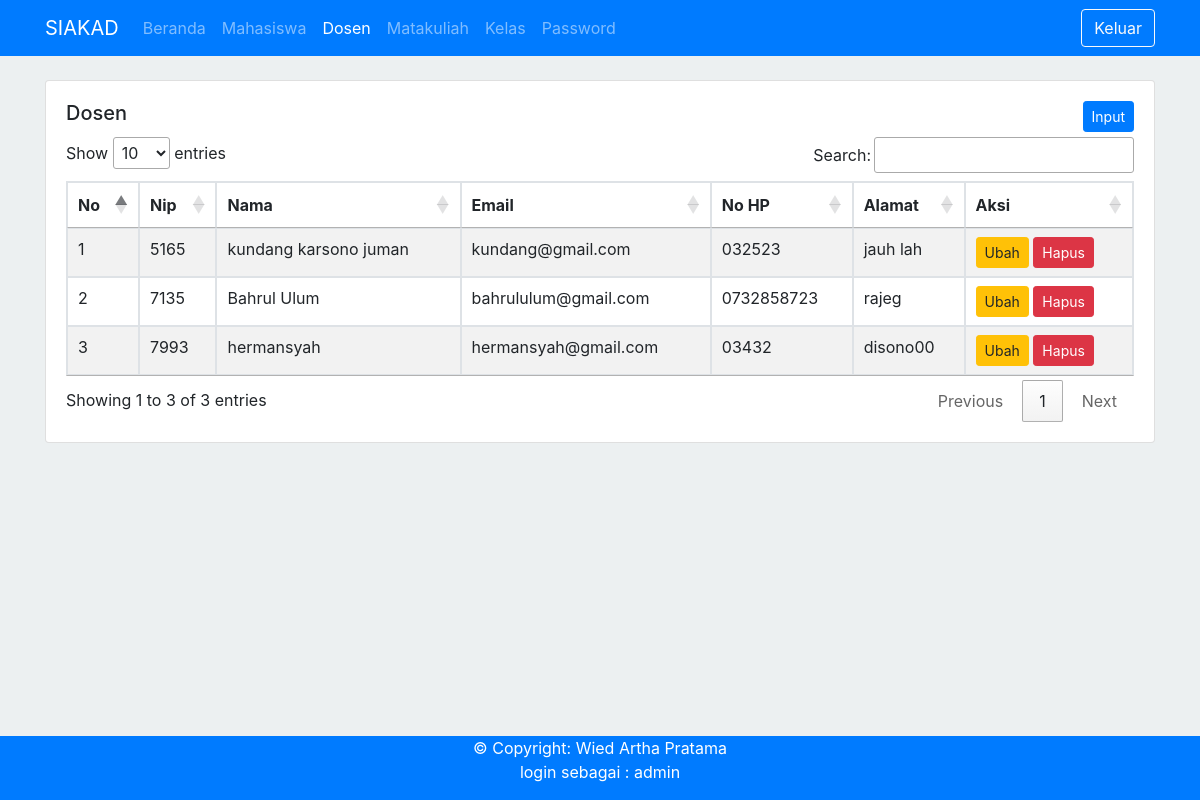
The app's page /index.php?p=dosen (signed in) with its own data.
### tables this page shows
CREATE TABLE `dosen` (
  `nip` varchar(4) NOT NULL,
  `nama` varchar(50) DEFAULT NULL,
  `email` varchar(50) DEFAULT NULL,
  `nohp` varchar(15) DEFAULT NULL,
  `alamat` varchar(10) DEFAULT NULL,
  PRIMARY KEY (`nip`)
);

### pages/dosen/index.php (the view, shortened to what this page needs)
<div class="card">
    <div class="card-body">
        <h5 class="card-title">
            Dosen
            <?php
                if($_SESSION['level']==1){
            ?>
            <div class="pull-right">
                <a href="?p=input-dosen" class="btn btn-primary btn-sm">Input</a>
            </div>
            <?php
                }
            ?>
        </h5>
        <table class="table table-striped table-bordered table-hover" id="myTable">
            <thead>
                <tr>
                    <th>No</th>
                    <th>Nip</th>
                    <th>Nama</th>
                    <th>Email</th>
                    <th>No HP</th>
                    <th>Alamat</th>
                    <?php
                        if($_SESSION['level']==1){
                    ?>
                    <th>Aksi</th>
                    <?php
                        }
                    ?>
                </tr>
            </thead>
            <tbody>
                <?php
                    $no = 1;
                    include "./config/config_header.php";
                    $sql = "SELECT * FROM dosen order by nip asc";
                    $result = $conn->query($sql);
                    if ($result->num_rows > 0) {
                    while($a = $result->fetch_assoc()) { ?>
                        <tr>
                            <td><?= $no++ ?></td>
                            <td><?= $a['nip'] ?></td>
                            <td><?= $a['nama'] ?></td>
                            <td><?= $a['email'] ?></td>
                            <td><?= $a['nohp'] ?></td>
                            <td><?= $a['alamat'] ?></td>
                            <?php
                                if($_SESSION['level']==1){
                            ?>
                            <td>
                                <a href="?p=ubah-dosen&nip=<?=$a['nip']?>" class="btn btn-warning btn-sm">Ubah</a>
                                <a href="?p=hapus-dosen&nip=<?=$a['nip']?>" class="btn btn-danger btn-sm">Hapus</a>
                            </td>
                            <?php
                                }
                            ?>
                        </tr>
                <?php }
                    } else {
                        echo "0 results";
                    }
                ?>
            </tbody>
        </table>
    </div>
</div>

### index.php (shortened to what this page needs)
<!doctype html>
<html lang="en">
    <head>
        <link rel="stylesheet" href="https://stackpath.bootstrapcdn.com/bootstrap/4.5.0/css/bootstrap.min.css">
        <link rel="stylesheet" href="//cdn.datatables.net/1.10.21/css/jquery.dataTables.min.css">
    </head>
    <body>
        <nav class="navbar navbar-expand-lg navbar-light navbar-dark bg-primary">
            <div class="container">
                <a class="navbar-brand" href="?p=home">SIAKAD</a>
                <div class="collapse navbar-collapse" id="navbarSupportedContent">
                    <?php
                        $page = @$_GET['p'];
                        $page = explode("-", $page);
                        if(count($page)>1){
                            $page = $page[1];
                        }else{
                            $page = $page[0];
                        }
                    ?>
                    <ul class="navbar-nav mr-auto">
                        <li class="nav-item">
                            <a class="nav-link <?= $page==''||$page=='beranda'?'active':'' ?>" href="?p=beranda">Beranda</a>
                        </li>
                        <li class="nav-item">
                            <a class="nav-link <?= $page=='mahasiswa'?'active':'' ?>" href="?p=mahasiswa">Mahasiswa</a>
                        </li>
                        <li class="nav-item">
                            <a class="nav-link <?= $page=='dosen'?'active':'' ?>" href="?p=dosen">Dosen</a>
                        </li>
                        <li class="nav-item">
                            <a class="nav-link <?= $page=='matakuliah'?'active':'' ?>" href="?p=matakuliah">Matakuliah</a>
                        </li>
                        <li class="nav-item">
                            <a class="nav-link <?= $page=='kelas'?'active':'' ?>" href="?p=kelas">Kelas</a>
                        </li>
                        <li class="nav-item">
                            <a class="nav-link <?= $page=='password'?'active':'' ?>" href="?p=password">Password</a>
                        </li>
                    </ul>
                    <a href="logout.php" class="btn btn-outline-light my-2 my-sm-0">Keluar</a>
                </div>
            </div>
        </nav>
        <div class="container">
            <br>
            <?php include "jembatan.php" ?>
        </div>
        <div class="footer">
            <p>&copy; Copyright: Wied Artha Pratama <br> login sebagai : <?=$_SESSION['username']?></p>
        </div>
    </body>
</html>

### jembatan.php (shortened to what this page needs)
<?php
if(isset($_GET["p"])){
    $page = $_GET["p"];
}else{
    $page = 'beranda';
}
switch ($page){
    case "dosen":
        require ("pages/dosen/index.php");
        break;
}
?>

### index.php (style rules this page uses)
body { background-color: #ecf0f1 !important; }
.pull-right { float: right; }
.footer { position: fixed; left: 0; bottom: 0; width: 100%; background-color: #007BFF; color: #fff; text-align: center; }

### records on screen
dosen: nip "5165", nama "kundang karsono juman", email "kundang@gmail.com", nohp "032523", alamat "jauh lah"
dosen: nip "7135", nama "Bahrul Ulum", email "bahrululum@gmail.com", nohp "0732858723", alamat "rajeg"
dosen: nip "7993", nama "hermansyah", email "hermansyah@gmail.com", nohp "03432", alamat "disono00"

### other values on screen
$_SESSION['username'] "admin"
